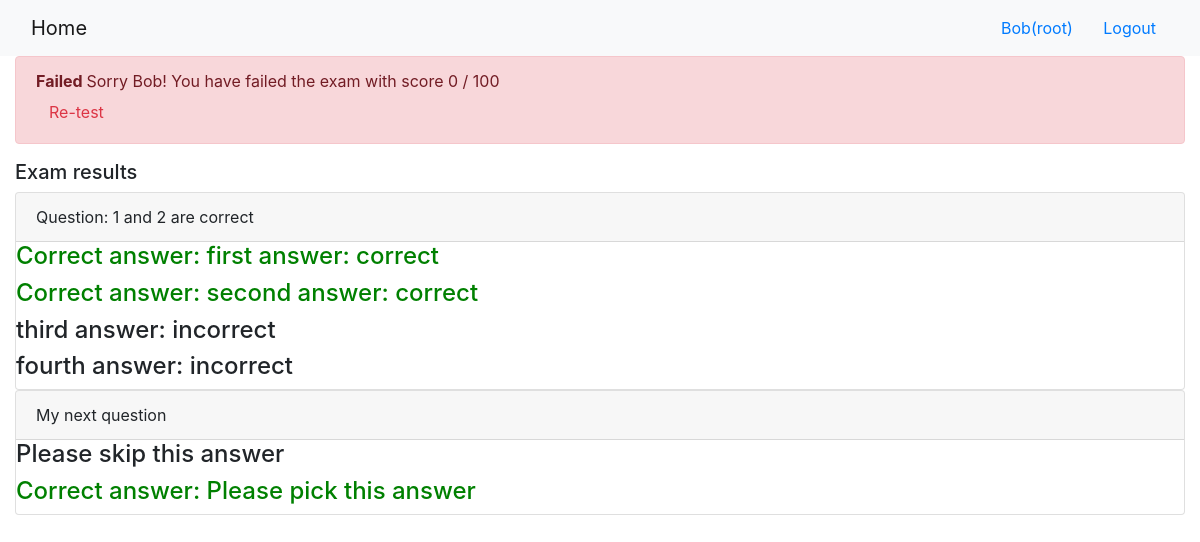
The page /onlinecourse/course/1/submission/1/result/ (signed in) on the database its author committed.
### onlinecourse/models.py (models this page shows)
class Question(models.Model):
    course = models.ForeignKey(Course, on_delete=models.CASCADE)
    question_text = models.TextField(max_length=200)
    grade = models.IntegerField(default = 1)
    def is_get_score(self, selected_ids):
        all_answers = self.choice_set.filter(is_correct=True).count()
        selected_correct = self.choice_set.filter(is_correct=True, id__in=selected_ids).count()
        if all_answers == selected_correct:
            return True
        else:
            return False

class Choice(models.Model):
    choice_text = models.TextField(max_length=100)
    is_correct = models.BooleanField()
    question = models.ForeignKey(Question, on_delete=models.CASCADE)

### onlinecourse/views.py (the view)
# urls.py: path('course/<int:course_id>/submission/<int:submission_id>/result/', views.show_exam_result, name='show_exam_result')
def show_exam_result(request, course_id, submission_id):
    context = {}
    course = Course.objects.get(id = course_id)
    questions = course.question_set.all()
    submission = Submission.objects.get(id = submission_id)
    grade = 0.0
    for question in questions:
        choices = question.choice_set.all()
        answers = submission.choices.all()
        is_correct = question.is_get_score(answers.values_list('id', flat=True))
        if is_correct:
            grade = grade + 1.0
    context['course'] = course
    context['questions'] = questions
    context['grade'] = int(grade / questions.count() * 100) #convert to score
    return render(request, 'onlinecourse/exam_result_bootstrap.html', context)

### onlinecourse/templates/onlinecourse/exam_result_bootstrap.html (shortened to what this page needs)
<!DOCTYPE html>
<html lang="en">
<head>
    {% load static %}
    <link rel="stylesheet" href="https://maxcdn.bootstrapcdn.com/bootstrap/4.5.2/css/bootstrap.min.css">
</head>
<body>
 <nav class="navbar navbar-light bg-light">
    <div class="container-fluid">
        <div class="navbar-header">
              <a class="navbar-brand" href="{% url 'onlinecourse:index' %}">Home</a>
        </div>
        <ul class="nav navbar-nav navbar-right">
            {% if user.is_authenticated %}
            <li>
                <a class="btn btn-link" href="#">{{ user.first_name }}({{ user.username }})</a>
                <a class="btn btn-link" href="{% url 'onlinecourse:logout' %}">Logout</a>
            </li>
            {% endif %}
        </ul>
    </div>
</nav>
<div class="container-fluid">
    {% if grade > 80 %}
    <div class="alert alert-success">
        <b>Congratulations {{ user.first_name }}! </b> You have passed the exam with score {{grade}} / 100
    </div>
        {% else %}
        <div class="alert alert-danger">
            <b> Failed </b> Sorry {{ user.first_name}}! You have failed the exam with score {{grade}} / 100
            <br><a class="btn btn-link text-danger" href="{% url 'onlinecourse:course_details' course.id %}">Re-test</a>
        </div>
        {% endif %}
        <div class="card-columns-vertical mt-1">
        <h5 class="">Exam results</h5>
            {% for question in course.question_set.all %}
                <div class ="card">
                    <div class="card-header"> {{ question.question_text }} </div>
                    {% for choice in question.choice_set.all %}
                        {% if choice.is_correct %}
                            <h4 style="color:green"> Correct answer:
                        {% else %}
                            <h4>
                        {% endif %}
                            {{ choice.choice_text }} </h4>
                    {% endfor %}
                </div>
            {% endfor %}
        </div>
    </div>
</body>
</html>

### rows shown on the page
Question: question_text "Question: 1 and 2 are correct"
Choice: shows "Correct answer:", choice_text "first answer: correct"
Choice: shows "Correct answer:", choice_text "second answer: correct"
Choice: choice_text "third answer: incorrect"
Choice: choice_text "fourth answer: incorrect"
Question: question_text "My next question"
Choice: choice_text "Please skip this answer"
Choice: shows "Correct answer:", choice_text "Please pick this answer"

### other values the page prints
{{ user.first_name }} "Bob"
{{ user.username }} "root"
{{ grade }} "0"
